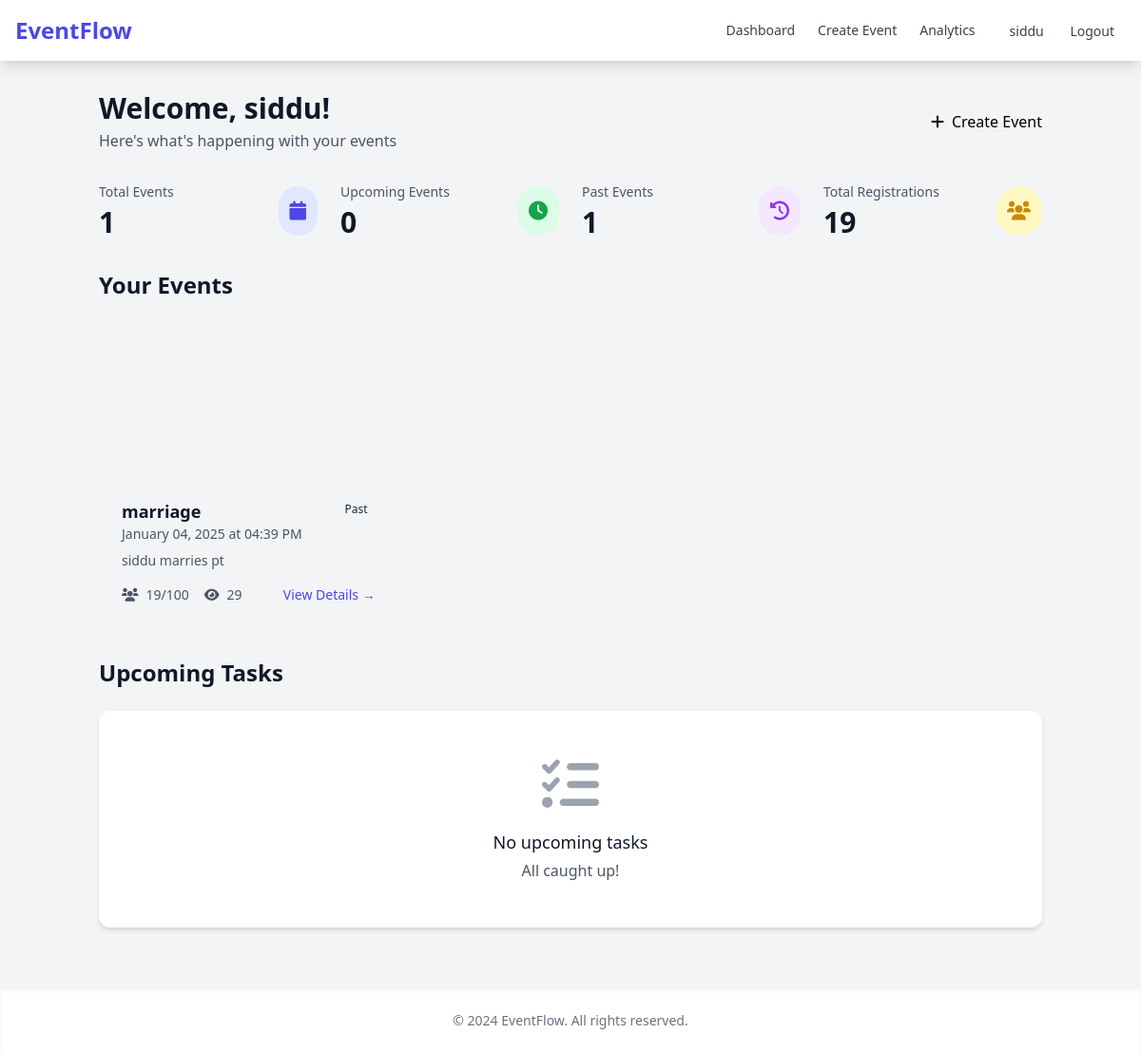
Page /events/dashboard (signed in) on the committed database.
### app/models/user.py (models this page shows, shortened)
class User(UserMixin, db.Model):
    id = db.Column(db.Integer, primary_key=True)
    username = db.Column(db.String(64), unique=True, nullable=False)
    email = db.Column(db.String(120), unique=True, nullable=False)
    password_hash = db.Column(db.String(128))
    created_at = db.Column(db.DateTime, default=datetime.utcnow)
    is_active = db.Column(db.Boolean, default=True, nullable=False)
    events = db.relationship('Event', backref='organizer', lazy=True)

### app/models/event.py (models this page shows, shortened)
class Event(db.Model):
    id = db.Column(db.Integer, primary_key=True)
    title = db.Column(db.String(100), nullable=False)
    description = db.Column(db.Text)
    date = db.Column(db.DateTime, nullable=False)
    end_date = db.Column(db.DateTime, nullable=False)
    location = db.Column(db.String(200))
    capacity = db.Column(db.Integer)
    created_at = db.Column(db.DateTime, default=datetime.utcnow)
    status = db.Column(db.String(20), default='draft')  # draft, published, cancelled, completed
    category_id = db.Column(db.Integer, db.ForeignKey('event_category.id'), nullable=False)
    organizer_id = db.Column(db.Integer, db.ForeignKey('user.id'), nullable=False)
    banner_image = db.Column(db.String(200))  # URL to the banner image
    views_count = db.Column(db.Integer, default=0)
    registration_count = db.Column(db.Integer, default=0)
    tickets = db.relationship('Ticket', backref='event', lazy=True, cascade='all, delete-orphan')
    tasks = db.relationship('Task', backref='event', lazy=True, cascade='all, delete-orphan')
    registrations = db.relationship('Registration', backref='event', lazy=True)
    ticket_types = db.relationship('TicketType', backref='event', lazy=True, cascade='all, delete-orphan')

### app/routes/events.py (the view)
@events.route('/dashboard')
@login_required
def dashboard():
    events = Event.query.filter_by(organizer_id=current_user.id).all()
    now = datetime.utcnow()
    upcoming_tasks = Task.query.join(Event).filter(
        Event.organizer_id == current_user.id,
        Task.due_date >= now
    ).order_by(Task.due_date.asc()).limit(5).all()
    total_events = len(events)
    upcoming_events = sum(1 for e in events if e.date > now)
    past_events = sum(1 for e in events if e.date <= now)
    total_registrations = sum(e.registration_count for e in events)
    return render_template('events/dashboard.html',
                         events=events,
                         now=now,
                         upcoming_tasks=upcoming_tasks,
                         total_events=total_events,
                         upcoming_events=upcoming_events,
                         past_events=past_events,
                         total_registrations=total_registrations)

### app/__init__.py (called while the page is built)
@login_manager.user_loader
def load_user(user_id):
    from app.models.user import User
    return User.query.get(int(user_id))

### app/templates/events/dashboard.html (shortened to what this page needs)
{% extends "base.html" %}
{% block content %}
<div class="space-y-8">
    <div class="flex justify-between items-center">
        <div>
            <h1 class="text-3xl font-bold text-gray-900">Welcome, {{ current_user.username }}!</h1>
            <p class="mt-1 text-gray-600">Here's what's happening with your events</p>
        </div>
        <a href="{{ url_for('events.create') }}" class="btn-primary flex items-center space-x-2">
            <i class="fas fa-plus"></i>
            <span>Create Event</span>
        </a>
    </div>
    <div class="grid grid-cols-1 md:grid-cols-2 lg:grid-cols-4 gap-6">
        <div class="stat-card">
            <div class="flex items-center justify-between">
                <div>
                    <p class="text-sm font-medium text-gray-600">Total Events</p>
                    <p class="mt-1 text-3xl font-semibold text-gray-900">{{ total_events }}</p>
                </div>
                <div class="p-3 bg-indigo-100 rounded-full">
                    <i class="fas fa-calendar text-indigo-600 text-xl"></i>
                </div>
            </div>
        </div>
        <div class="stat-card">
            <div class="flex items-center justify-between">
                <div>
                    <p class="text-sm font-medium text-gray-600">Upcoming Events</p>
                    <p class="mt-1 text-3xl font-semibold text-gray-900">{{ upcoming_events }}</p>
                </div>
                <div class="p-3 bg-green-100 rounded-full">
                    <i class="fas fa-clock text-green-600 text-xl"></i>
                </div>
            </div>
        </div>
        <div class="stat-card">
            <div class="flex items-center justify-between">
                <div>
                    <p class="text-sm font-medium text-gray-600">Past Events</p>
                    <p class="mt-1 text-3xl font-semibold text-gray-900">{{ past_events }}</p>
                </div>
                <div class="p-3 bg-purple-100 rounded-full">
                    <i class="fas fa-history text-purple-600 text-xl"></i>
                </div>
            </div>
        </div>
        <div class="stat-card">
            <div class="flex items-center justify-between">
                <div>
                    <p class="text-sm font-medium text-gray-600">Total Registrations</p>
                    <p class="mt-1 text-3xl font-semibold text-gray-900">{{ total_registrations }}</p>
                </div>
                <div class="p-3 bg-yellow-100 rounded-full">
                    <i class="fas fa-users text-yellow-600 text-xl"></i>
                </div>
            </div>
        </div>
    </div>
    <div>
        <h2 class="text-2xl font-bold text-gray-900 mb-6">Your Events</h2>
        {% if events %}
        <div class="grid grid-cols-1 md:grid-cols-2 lg:grid-cols-3 gap-6">
            {% for event in events %}
            <div class="event-card">
                <div class="event-banner" style="background-image: url('{{ url_for('static', filename=event.banner_image) if event.banner_image else url_for('static', filename='images/default-event-banner.jpg') }}')"></div>
                <div class="p-6">
                    <div class="flex justify-between items-start">
                        <div>
                            <h3 class="text-lg font-semibold text-gray-900">{{ event.title }}</h3>
                            <p class="text-sm text-gray-600">{{ event.date.strftime('%B %d, %Y at %I:%M %p') }}</p>
                        </div>
                        <span class="px-2 py-1 text-xs font-medium rounded-full
                            {% if event.date > now %}
                                bg-green-100 text-green-800
                            {% else %}
                                bg-gray-100 text-gray-800
                            {% endif %}
                        ">
                            {% if event.date > now %}Upcoming{% else %}Past{% endif %}
                        </span>
                    </div>
                    <p class="mt-2 text-gray-600 text-sm line-clamp-2">{{ event.description }}</p>
                    <div class="mt-4 flex items-center justify-between">
                        <div class="flex items-center space-x-4 text-sm text-gray-600">
                            <span class="flex items-center">
                                <i class="fas fa-users mr-2"></i>
                                {{ event.registration_count }}/{{ event.capacity }}
                            </span>
                            <span class="flex items-center">
                                <i class="fas fa-eye mr-2"></i>
                                {{ event.views_count }}
                            </span>
                        </div>
                        <a href="{{ url_for('events.view', event_id=event.id) }}" class="text-indigo-600 hover:text-indigo-800 text-sm font-medium">
                            View Details →
                        </a>
                    </div>
                </div>
            </div>
            {% endfor %}
        </div>
        {% endif %}
    </div>
    <div>
        <h2 class="text-2xl font-bold text-gray-900 mb-6">Upcoming Tasks</h2>
        {% if upcoming_tasks %}
        <div class="bg-white rounded-xl shadow-md overflow-hidden">
            <div class="divide-y divide-gray-200">
                {% for task in upcoming_tasks %}
                <div class="p-6 hover:bg-gray-50">
                    <div class="flex items-center justify-between">
                        <div>
                            <h4 class="text-lg font-medium text-gray-900">{{ task.title }}</h4>
                            <p class="mt-1 text-sm text-gray-600">{{ task.description }}</p>
                            <p class="mt-2 text-xs text-gray-500">Due: {{ task.due_date.strftime('%B %d, %Y at %I:%M %p') }}</p>
                        </div>
                        <span class="px-3 py-1 text-xs font-medium rounded-full
                            {% if task.status == 'completed' %}
                                bg-green-100 text-green-800
                            {% elif task.due_date < now %}
                                bg-red-100 text-red-800
                            {% else %}
                                bg-yellow-100 text-yellow-800
                            {% endif %}
                        ">
                            {{ task.status.title() }}
                        </span>
                    </div>
                </div>
                {% endfor %}
            </div>
        </div>
        {% else %}
        <div class="text-center py-12 bg-white rounded-xl shadow-md">
            <div class="text-gray-400 mb-4">
                <i class="fas fa-tasks text-6xl"></i>
            </div>
            <h3 class="text-lg font-medium text-gray-900">No upcoming tasks</h3>
            <p class="mt-1 text-gray-600">All caught up!</p>
        </div>
        {% endif %}
    </div>
</div>
{% endblock %}

### app/templates/base.html (shortened to what this page needs)
<!DOCTYPE html>
<html lang="en">
<head>
    <script src="https://cdn.tailwindcss.com"></script>
    <link rel="stylesheet" href="https://cdnjs.cloudflare.com/ajax/libs/font-awesome/6.0.0/css/all.min.css">
    <link rel="stylesheet" href="{{ url_for('static', filename='css/style.css') }}">
</head>
<body class="bg-gray-100">
    <nav class="bg-white shadow-lg">
        <div class="max-w-7xl mx-auto px-4">
            <div class="flex justify-between h-16">
                <div class="flex">
                    <div class="flex-shrink-0 flex items-center">
                        <a href="{{ url_for('main.index') }}" class="text-2xl font-bold text-indigo-600">EventFlow</a>
                    </div>
                </div>
                <div class="flex items-center">
                    {% if current_user.is_authenticated %}
                        <a href="{{ url_for('events.dashboard') }}" class="text-gray-700 hover:text-indigo-600 px-3 py-2 rounded-md text-sm font-medium">Dashboard</a>
                        <a href="{{ url_for('events.create') }}" class="text-gray-700 hover:text-indigo-600 px-3 py-2 rounded-md text-sm font-medium">Create Event</a>
                        <a href="{{ url_for('events.analytics') }}" class="text-gray-700 hover:text-indigo-600 px-3 py-2 rounded-md text-sm font-medium">Analytics</a>
                        <div class="ml-3 relative">
                            <span class="text-gray-700 px-3 py-2 rounded-md text-sm font-medium">
                                {{ current_user.username }}
                            </span>
                            <a href="{{ url_for('auth.logout') }}" class="text-gray-700 hover:text-indigo-600 px-3 py-2 rounded-md text-sm font-medium">Logout</a>
                        </div>
                    {% endif %}
                </div>
            </div>
        </div>
    </nav>
    <main class="container mx-auto py-8 px-4">
        {% block content %}{% endblock %}
    </main>
    <footer class="bg-white shadow-inner mt-8">
        <div class="max-w-7xl mx-auto py-6 px-4">
            <div class="text-center text-gray-500 text-sm">
                &copy; 2024 EventFlow. All rights reserved.
            </div>
        </div>
    </footer>
</body>
</html>

### app/static/css/style.css (style rules this page uses)
.btn-primary { @apply inline-flex items-center px-4 py-2 border border-transparent text-sm font-medium rounded-md text-white bg-indigo-600 hover:bg-indigo-700 focus:outline-none focus:ring-2 focus:ring-offset-2 focus:ring-indigo-500; }

### app/templates/events/dashboard.html (style rules this page uses)
.stat-card { @apply bg-white rounded-xl shadow-md p-6 hover:shadow-lg transition-shadow duration-200; }
.event-card { @apply bg-white rounded-xl shadow-md overflow-hidden hover:shadow-lg transition-all duration-200 transform hover:-translate-y-1; }
.event-banner { height: 160px; background-size: cover; background-position: center; }

### rows in the picture
User: username "siddu"
Event: title "marriage", date "January 04, 2025 at 04:39 PM", shows "Past", description "siddu marries pt", registration_count "19", capacity "100", views_count "29"

### other values in the picture
{{ total_events }} "1"
{{ upcoming_events }} "0"
{{ past_events }} "1"
{{ total_registrations }} "19"
